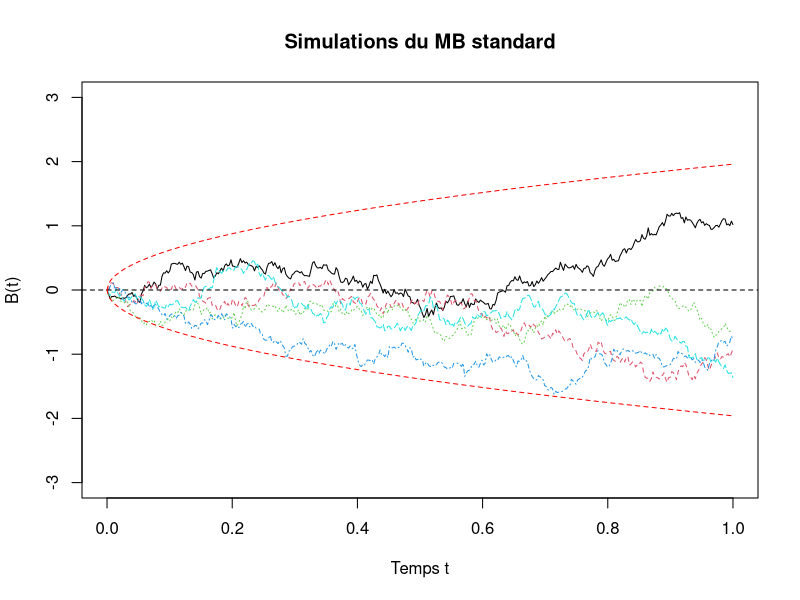
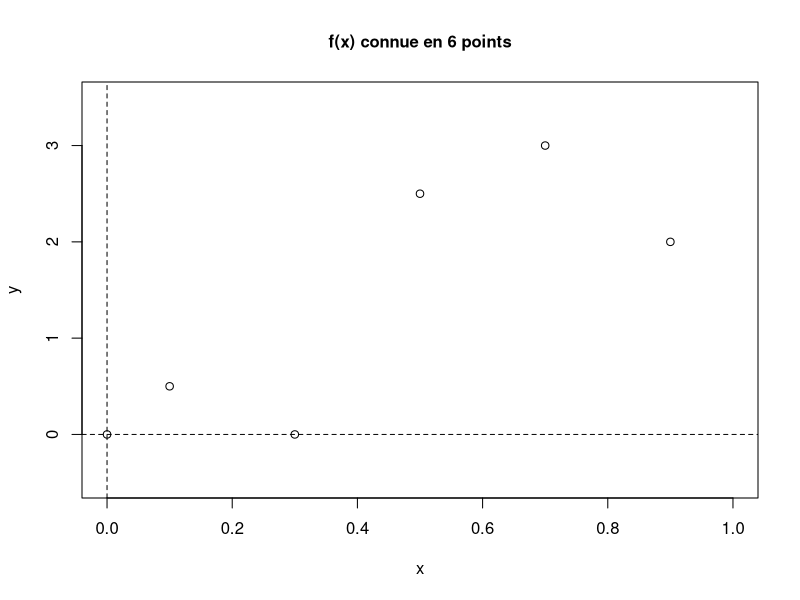
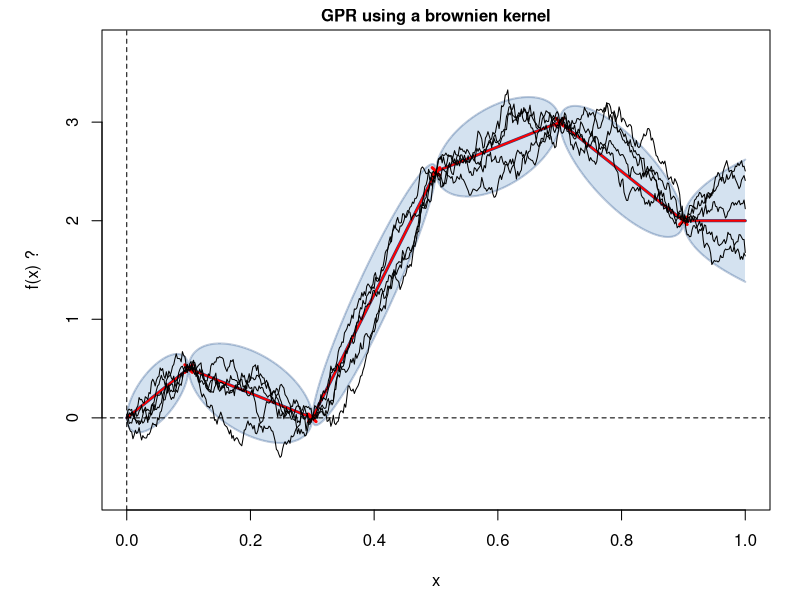

Generate these figures, in order, with R:
# Implementing a Gaussian Process Regression

library(MASS) # function mvrnorm()

##--------------1: Brownian kernel-------------------

kBrown <- function(x,y,param=NULL){
  if(is.null(param)) param <-1
  param*outer(c(x),c(y),"pmin")
}

# Examples

X <- c(0.1,0.5,0.9)
kXX <- kBrown(X,X); print(kXX)
x <- 0.8
kxX <- kBrown(x,X); print(kxX)


##------------ 2: Simulating a brownien motion----------------


ngrid <- 400                  # number of points

xgrid <- matrix(seq(from=0, to=1, length=ngrid),ncol=1)# the grid of the points


Kxgrid <- kBrown(xgrid,xgrid) # the brownien kernel 

muB <- 0*xgrid                # the mean of the Gaussian Process

varB <- diag(Kxgrid)          # The variance of the GP

# Simulation using the mvrnorm (multivariate random normal).
# !! Sigma is the covariance matrix.

yB <- mvrnorm(n=5,mu=muB,Sigma=Kxgrid)
yB <- t(yB)


##--------------- The Simulation---------------------
matplot(xgrid, yB, type='l', xlab="Temps t", ylab="B(t)", ylim=c(-3,3),
        main="Simulations du MB standard")
abline(h=0, lty=2)
lines(xgrid,1.96*sqrt(varB),lty=2,col="red")
lines(xgrid,-1.96*sqrt(varB),lty=2,col="red")


##------------------ The Gaussian Process Regression-----------

# Creating a training set of five points
n <- 5
X <- matrix(seq(from=0.1, to=0.9, length=n), ncol=1)
yX <- matrix(c(0.5, 0, 2.5, 3, 2), ncol=1)
plot(X, yX, xlab="x", xlim=c(0,1), ylim=c(-0.5,3.5),ylab="y",
     main="f(x) connue en 6 points", cex.main=1)
points(0,0)
abline(h=0, lty=2)
abline(v=0, lty=2)

# From 5 points we interfer to 501 points
m <- 501
x <- matrix(seq(from=0, to=1, length=m),ncol=1)
kxx <- kBrown(x,x)
kxX <- kBrown(x,X)
kXX <- kBrown(X,X)
invkXX <- solve(kXX)
mu.krig <- kxX%*%invkXX%*%yX
K.krig <- kxx - kxX%*%invkXX%*%t(kxX)

y.krig <- mvrnorm(5,mu.krig,K.krig)

param <- 1
var.krig <- param*diag(K.krig)  
upp95 <- mu.krig + 1.96*sqrt(pmax(0,var.krig))
low95 <- mu.krig - 1.96*sqrt(pmax(0,var.krig))
par(mar=c(4.5,5.1,1.5,1.5))
plot(x, mu.krig, type="n", xlab="x",ylab="f(x) ?", ylim=range(low95-0.5,upp95+0.5),cex.axis=1,cex.lab=1)
lightblue <- rgb(114/255,159/255,207/255,.3) 
darkblue <- rgb(32/255,74/255,135/255,1)
darkbluetr <- rgb(32/255,74/255,135/255,.3)
polygon(c(x,rev(x)),c(upp95,rev(low95)),border=NA,col=lightblue)
lines(x,mu.krig,col=darkblue,lwd=3)
lines(x,low95,col=darkbluetr,lwd=2)  
lines(x,upp95,col=darkbluetr,lwd=2)
points(X, yX, pch=4, cex=1, lwd=3, col="red")
abline(h=0, lty=2)
abline(v=0, lty=2)
lines(x, mu.krig, col="red",lwd=2)
for (simu in 1:5){
  lines(x, y.krig[simu,]) #col=darkbluetr)
}
title(main="GPR using a brownien kernel",cex.main=1)



